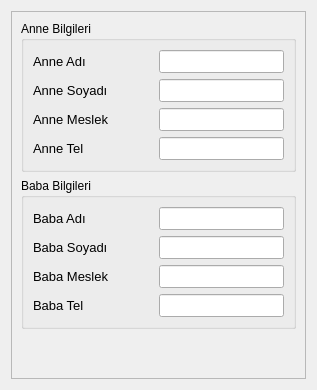
            <widget class="QWidget" name="tab_ogrenci_veli_bilgiler">
             <attribute name="icon">
              <iconset resource="../../Yazılım/Zv0.1/resources.qrc">
               <normaloff>:/black/icons/black/icons8-female-user.svg</normaloff>:/black/icons/black/icons8-female-user.svg</iconset>
             </attribute>
             <attribute name="title">
              <string>Veli</string>
             </attribute>
             <layout class="QVBoxLayout" name="verticalLayout_6">
              <item>
               <widget class="QFrame" name="frame_5">
                <property name="frameShape">
                 <enum>QFrame::StyledPanel</enum>
                </property>
                <property name="frameShadow">
                 <enum>QFrame::Raised</enum>
                </property>
                <layout class="QVBoxLayout" name="verticalLayout_8">
                 <item>
                  <layout class="QVBoxLayout" name="verticalLayout_9">
                   <item>
                    <widget class="QGroupBox" name="groupBox_3">
                     <property name="title">
                      <string>Anne Bilgileri</string>
                     </property>
                     <layout class="QVBoxLayout" name="verticalLayout_14">
                      <item>
                       <layout class="QHBoxLayout" name="horizontalLayout_27">
                        <item>
                         <widget class="QLabel" name="label_20">
                          <property name="sizePolicy">
                           <sizepolicy hsizetype="Preferred" vsizetype="Fixed">
                            <horstretch>0</horstretch>
                            <verstretch>0</verstretch>
                           </sizepolicy>
                          </property>
                          <property name="minimumSize">
                           <size>
                            <width>120</width>
                            <height>0</height>
                           </size>
                          </property>
                          <property name="font">
                           <font>
                            <family>Segoe UI</family>
                            <pointsize>10</pointsize>
                            <weight>62</weight>
                            <italic>false</italic>
                            <bold>true</bold>
                           </font>
                          </property>
                          <property name="text">
                           <string>Anne Adı</string>
                          </property>
                         </widget>
                        </item>
                        <item>
                         <widget class="QLineEdit" name="le_ogrenci_karti_anne_adi">
                          <property name="font">
                           <font>
                            <family>Segoe UI</family>
                            <pointsize>10</pointsize>
                            <weight>50</weight>
                            <italic>false</italic>
                            <bold>false</bold>
                           </font>
                          </property>
                         </widget>
                        </item>
                       </layout>
                      </item>
                      <item>
                       <layout class="QHBoxLayout" name="horizontalLayout_28">
                        <item>
                         <widget class="QLabel" name="label_22">
                          <property name="sizePolicy">
                           <sizepolicy hsizetype="Preferred" vsizetype="Fixed">
                            <horstretch>0</horstretch>
                            <verstretch>0</verstretch>
                           </sizepolicy>
                          </property>
                          <property name="minimumSize">
                           <size>
                            <width>120</width>
                            <height>0</height>
                           </size>
                          </property>
                          <property name="font">
                           <font>
                            <family>Segoe UI</family>
                            <pointsize>10</pointsize>
                            <weight>62</weight>
                            <italic>false</italic>
                            <bold>true</bold>
                           </font>
                          </property>
                          <property name="text">
                           <string>Anne Soyadı</string>
                          </property>
                         </widget>
                        </item>
                        <item>
                         <widget class="QLineEdit" name="le_ogrenci_karti_anne_soyadi">
                          <property name="font">
                           <font>
                            <family>Segoe UI</family>
                            <pointsize>10</pointsize>
                            <weight>50</weight>
                            <italic>false</italic>
                            <bold>false</bold>
                           </font>
                          </property>
                         </widget>
                        </item>
                       </layout>
                      </item>
                      <item>
                       <layout class="QHBoxLayout" name="horizontalLayout_29">
                        <item>
                         <widget class="QLabel" name="label_23">
                          <property name="sizePolicy">
                           <sizepolicy hsizetype="Preferred" vsizetype="Fixed">
                            <horstretch>0</horstretch>
                            <verstretch>0</verstretch>
                           </sizepolicy>
                          </property>
                          <property name="minimumSize">
                           <size>
                            <width>120</width>
                            <height>0</height>
                           </size>
                          </property>
                          <property name="font">
                           <font>
                            <family>Segoe UI</family>
                            <pointsize>10</pointsize>
                            <weight>62</weight>
                            <italic>false</italic>
                            <bold>true</bold>
                           </font>
                          </property>
                          <property name="text">
                           <string>Anne Meslek</string>
                          </property>
                         </widget>
                        </item>
                        <item>
                         <widget class="QLineEdit" name="le_ogrenci_karti_anne_meslek">
                          <property name="font">
                           <font>
                            <family>Segoe UI</family>
                            <pointsize>10</pointsize>
                            <weight>50</weight>
                            <italic>false</italic>
                            <bold>false</bold>
                           </font>
                          </property>
                         </widget>
                        </item>
                       </layout>
                      </item>
                      <item>
                       <layout class="QHBoxLayout" name="horizontalLayout_30">
                        <item>
                         <widget class="QLabel" name="label_24">
                          <property name="sizePolicy">
                           <sizepolicy hsizetype="Preferred" vsizetype="Fixed">
                            <horstretch>0</horstretch>
                            <verstretch>0</verstretch>
                           </sizepolicy>
                          </property>
                          <property name="minimumSize">
                           <size>
                            <width>120</width>
                            <height>0</height>
                           </size>
                          </property>
                          <property name="font">
                           <font>
                            <family>Segoe UI</family>
                            <pointsize>10</pointsize>
                            <weight>62</weight>
                            <italic>false</italic>
                            <bold>true</bold>
                           </font>
                          </property>
                          <property name="text">
                           <string>Anne Tel</string>
                          </property>
                         </widget>
                        </item>
                        <item>
                         <widget class="QLineEdit" name="le_ogrenci_karti_anne_tel">
                          <property name="font">
                           <font>
                            <family>Segoe UI</family>
                            <pointsize>10</pointsize>
                            <weight>50</weight>
                            <italic>false</italic>
                            <bold>false</bold>
                           </font>
                          </property>
                          <property name="inputMask">
                           <string>00000000000</string>
                          </property>
                          <property name="placeholderText">
                           <string/>
                          </property>
                         </widget>
                        </item>
                       </layout>
                      </item>
                     </layout>
                    </widget>
                   </item>
                   <item>
                    <widget class="QGroupBox" name="groupBox_4">
                     <property name="title">
                      <string>Baba Bilgileri</string>
                     </property>
                     <layout class="QVBoxLayout" name="verticalLayout_15">
                      <item>
                       <layout class="QHBoxLayout" name="horizontalLayout_31">
                        <item>
                         <widget class="QLabel" name="label_25">
                          <property name="sizePolicy">
                           <sizepolicy hsizetype="Preferred" vsizetype="Fixed">
                            <horstretch>0</horstretch>
                            <verstretch>0</verstretch>
                           </sizepolicy>
                          </property>
                          <property name="minimumSize">
                           <size>
                            <width>120</width>
                            <height>0</height>
                           </size>
                          </property>
                          <property name="font">
                           <font>
                            <family>Segoe UI</family>
                            <pointsize>10</pointsize>
                            <weight>62</weight>
                            <italic>false</italic>
                            <bold>true</bold>
                           </font>
                          </property>
                          <property name="text">
                           <string>Baba Adı</string>
                          </property>
                         </widget>
                        </item>
                        <item>
                         <widget class="QLineEdit" name="le_ogrenci_karti_baba_adi">
                          <property name="font">
                           <font>
                            <family>Segoe UI</family>
                            <pointsize>10</pointsize>
                            <weight>50</weight>
                            <italic>false</italic>
                            <bold>false</bold>
                           </font>
                          </property>
                         </widget>
                        </item>
                       </layout>
                      </item>
                      <item>
                       <layout class="QHBoxLayout" name="horizontalLayout_32">
                        <item>
                         <widget class="QLabel" name="label_26">
                          <property name="sizePolicy">
                           <sizepolicy hsizetype="Preferred" vsizetype="Fixed">
                            <horstretch>0</horstretch>
                            <verstretch>0</verstretch>
                           </sizepolicy>
                          </property>
                          <property name="minimumSize">
                           <size>
                            <width>120</width>
                            <height>0</height>
                           </size>
                          </property>
                          <property name="font">
                           <font>
                            <family>Segoe UI</family>
                            <pointsize>10</pointsize>
                            <weight>62</weight>
                            <italic>false</italic>
                            <bold>true</bold>
                           </font>
                          </property>
                          <property name="text">
                           <string>Baba Soyadı</string>
                          </property>
                         </widget>
                        </item>
                        <item>
                         <widget class="QLineEdit" name="le_ogrenci_karti_baba_soyadi">
                          <property name="font">
                           <font>
                            <family>Segoe UI</family>
                            <pointsize>10</pointsize>
                            <weight>50</weight>
                            <italic>false</italic>
                            <bold>false</bold>
                           </font>
                          </property>
                         </widget>
                        </item>
                       </layout>
                      </item>
                      <item>
                       <layout class="QHBoxLayout" name="horizontalLayout_33">
                        <item>
                         <widget class="QLabel" name="label_33">
                          <property name="sizePolicy">
                           <sizepolicy hsizetype="Preferred" vsizetype="Fixed">
                            <horstretch>0</horstretch>
                            <verstretch>0</verstretch>
                           </sizepolicy>
                          </property>
                          <property name="minimumSize">
                           <size>
                            <width>120</width>
                            <height>0</height>
                           </size>
                          </property>
                          <property name="font">
                           <font>
                            <family>Segoe UI</family>
                            <pointsize>10</pointsize>
                            <weight>62</weight>
                            <italic>false</italic>
                            <bold>true</bold>
                           </font>
                          </property>
                          <property name="text">
                           <string>Baba Meslek</string>
                          </property>
                         </widget>
                        </item>
                        <item>
                         <widget class="QLineEdit" name="le_ogrenci_karti_baba_meslek">
                          <property name="font">
                           <font>
                            <family>Segoe UI</family>
                            <pointsize>10</pointsize>
                            <weight>50</weight>
                            <italic>false</italic>
                            <bold>false</bold>
                           </font>
                          </property>
                         </widget>
                        </item>
                       </layout>
                      </item>
                      <item>
                       <layout class="QHBoxLayout" name="horizontalLayout_34">
                        <item>
                         <widget class="QLabel" name="label_34">
                          <property name="sizePolicy">
                           <sizepolicy hsizetype="Preferred" vsizetype="Fixed">
                            <horstretch>0</horstretch>
                            <verstretch>0</verstretch>
                           </sizepolicy>
                          </property>
                          <property name="minimumSize">
                           <size>
                            <width>120</width>
                            <height>0</height>
                           </size>
                          </property>
                          <property name="font">
                           <font>
                            <family>Segoe UI</family>
                            <pointsize>10</pointsize>
                            <weight>62</weight>
                            <italic>false</italic>
                            <bold>true</bold>
                           </font>
                          </property>
                          <property name="text">
                           <string>Baba Tel</string>
                          </property>
                         </widget>
                        </item>
                        <item>
                         <widget class="QLineEdit" name="le_ogrenci_karti_baba_tel">
                          <property name="font">
                           <font>
                            <family>Segoe UI</family>
                            <pointsize>10</pointsize>
                            <weight>50</weight>
                            <italic>false</italic>
                            <bold>false</bold>
                           </font>
                          </property>
                          <property name="inputMask">
                           <string>00000000000</string>
                          </property>
                          <property name="placeholderText">
                           <string/>
                          </property>
                         </widget>
                        </item>
                       </layout>
                      </item>
                     </layout>
                    </widget>
                   </item>
                  </layout>
                 </item>
                 <item>
                  <spacer name="verticalSpacer_2">
                   <property name="orientation">
                    <enum>Qt::Vertical</enum>
                   </property>
                   <property name="sizeHint" stdset="0">
                    <size>
                     <width>20</width>
                     <height>40</height>
                    </size>
                   </property>
                  </spacer>
                 </item>
                </layout>
               </widget>
              </item>
             </layout>
            </widget>
